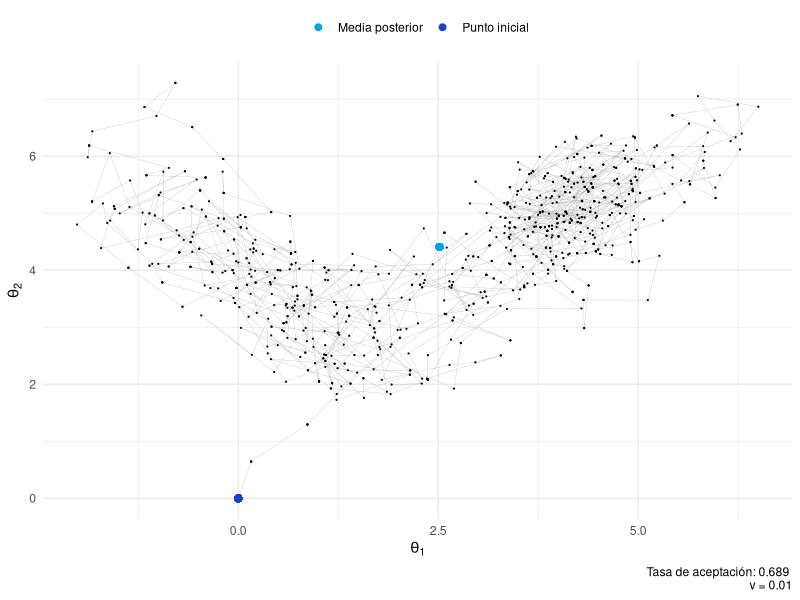
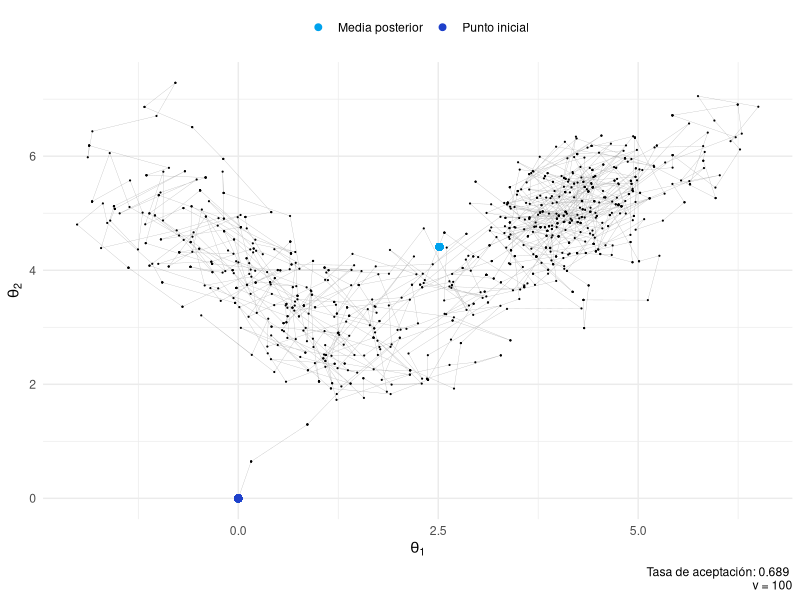
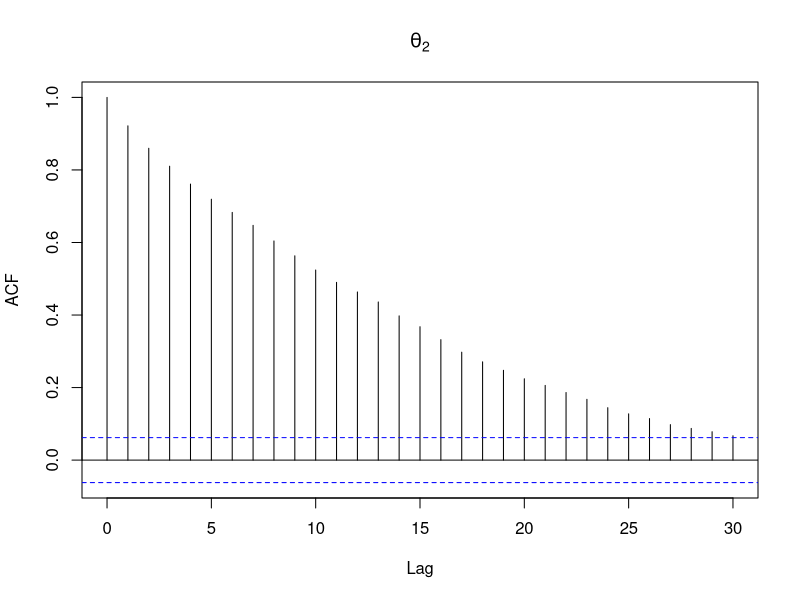
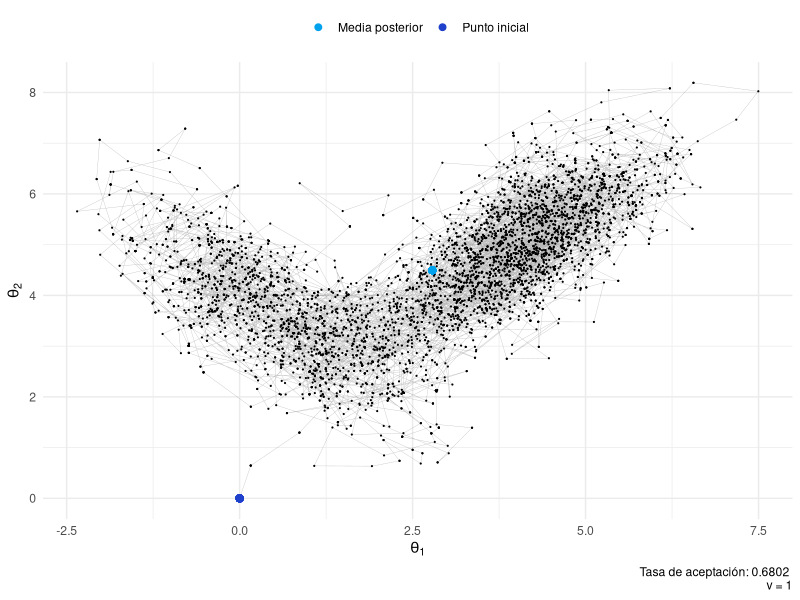
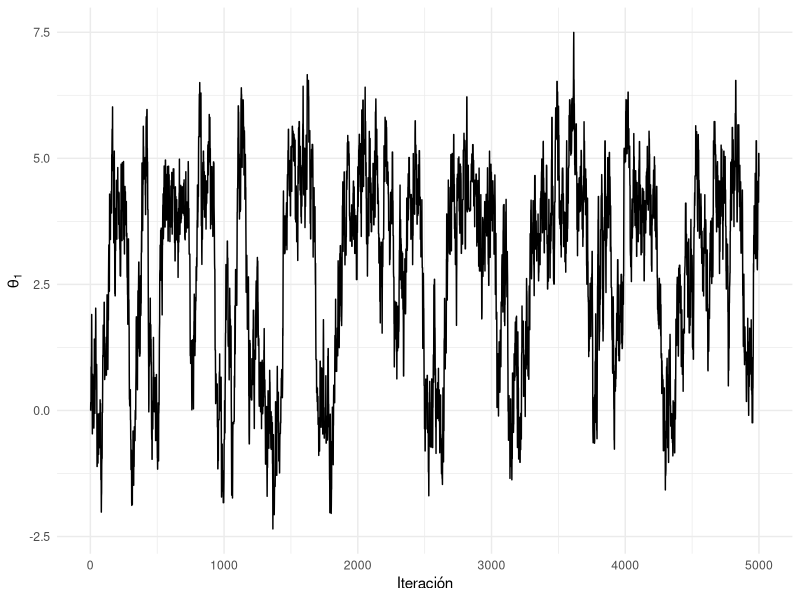
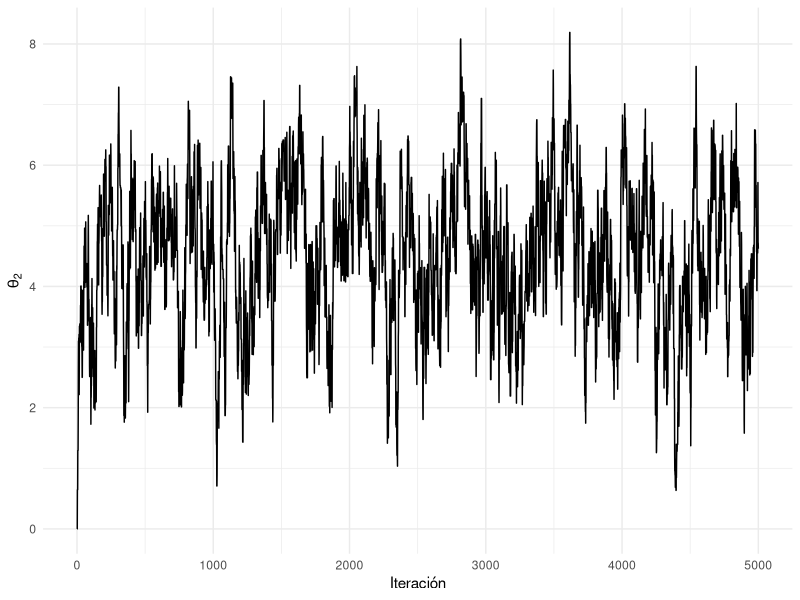
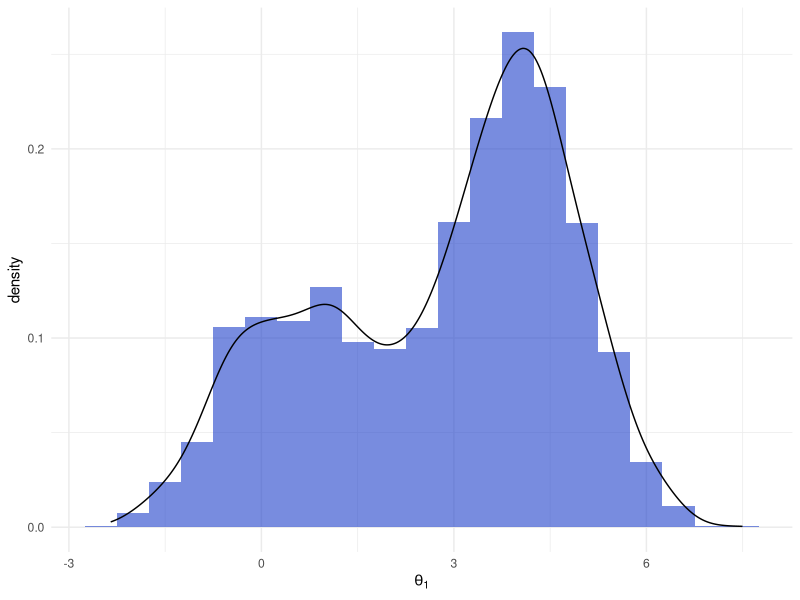
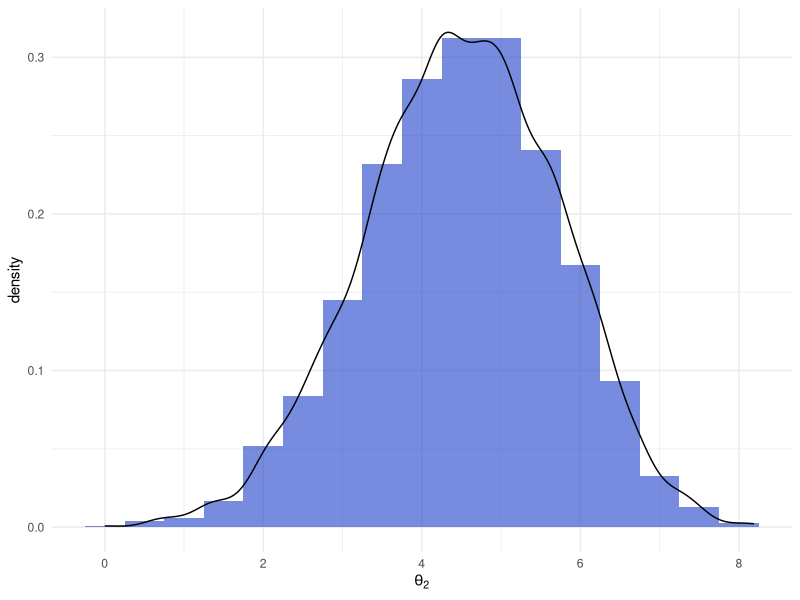

These charts were generated, in order, by the following R code:
## ---- chunk 1
library(rmarkdown)
library(tidyverse)
library(mvtnorm)
options(digits = 4)

knitr::opts_chunk$set(
  cache = FALSE,
  dpi = 300,
  echo = TRUE,
  fig.align = "center",
  fig.width = 9,
  fig.height = 6
)

theme_set(theme_minimal())
## ---- chunk 2
mu.1 <- c(4, 5)
mu.2 <- c(0.7, 3.5)
sigma.1 <- matrix(c(1, 0.7, 0.7, 1), 2, 2)
sigma.2 <- matrix(c(1, -0.7, -0.7, 1), 2, 2)
I.2 <- diag(2)

mix.norm <- function(x) {
  0.7 * dmvnorm(x, mean = mu.1, sigma = sigma.1) +
    0.3 * dmvnorm(x, mean = mu.2, sigma = sigma.2)
}

q <- function(a, b, c) {
  dmvnorm(a, mean = b, sigma = (c * I.2))
}

# Simulación
simulation <- function(n, init, v) {
  X <- matrix(c(NA, NA), 2, n)
  X[, 1] <- init
  count <- 0
  
  for (t in 1:(n - 1)) {
    x <- X[, t]
    y <- x + (2 * runif(2) - 1)
    U <- runif(1)
    MHR <- (mix.norm(y) * q(x, y, v)) /
      (mix.norm(x) * q(y, x, v))
    alpha <- min(1, MHR)
    if (U <= alpha) {
      X[, t + 1] <- y
    }
    else {
      X[, t + 1] <- x
    }
    ifelse(alpha != 1,
           count <- count + 1,
           count <- count)
  }
  
  prob <- count / n
  X <- data.frame(x = X[1, ], y = X[2, ], n = 1:n, prob = prob, v = v)
  
  return(X)
}

# Visualización
visualize <- function(X) {
  colours <-
    c("Punto inicial" = "#1e40ca",
      "Media posterior" = "#00a2ed")
  
  p.1 <- ggplot(X) +
    geom_path(aes(x = x, y = y), size = 0.1, alpha = 0.3) +
    geom_point(aes(x = x, y = y), size = 0.1) +
    geom_point(aes(x = x[1],
                   y = y[1],
                   colour = "Punto inicial"), size = 2) +
    geom_point(aes(
      x = mean(x),
      y = mean(y),
      colour = "Media posterior"
    ), size = 2) +
    labs(
      title = NULL,
      x = expression(theta[1]),
      y = expression(theta[2]),
      caption = paste("Tasa de aceptación:", X$prob[1],
                      "\nv =", X$v[1])
    ) +
    scale_colour_manual(name = NULL, values = colours) +
    theme(legend.position = "top")
  
  p.2 <- ggplot(X) +
    geom_line(aes(x = n, y = x)) +
    labs(title = NULL,
         x = "Iteración",
         y = expression(theta[1]))
  
  p.3 <- ggplot(X) +
    geom_line(aes(x = n, y = y)) +
    labs(title = NULL,
         x = "Iteración",
         y = expression(theta[2]))
  
  p.4 <- ggplot(X, aes(x = x, y = ..density..)) +
    geom_histogram(binwidth = 0.5,
                   fill = "#1e40ca",
                   alpha = 0.6) +
    geom_density() +
    labs(title = NULL,
         x = expression(theta[1]))
  
  p.5 <- ggplot(X, aes(x = y, y = ..density..)) +
    geom_histogram(binwidth = 0.5,
                   fill = "#1e40ca",
                   alpha = 0.6) +
    geom_density() +
    labs(title = NULL,
         x = expression(theta[2]))
  
  plots <- list(p.1, p.2, p.3, p.4, p.5)
  return(plots)
}
## ---- chunk 3
set.seed(181121)
visualize(simulation(1000, c(0, 0), 0.01))[[1]]
set.seed(181121)
visualize(simulation(1000, c(0, 0), 100))[[1]]
## ---- chunk 4
set.seed(181121)
Y <- simulation(1000, c(0, 0), 1)
acf(Y$y, main = expression(theta[2]))
## ---- chunk 5
set.seed(181121)
Y <- simulation(5000, c(0, 0), 1)
visualize(Y)[[1]]
visualize(Y)[[2]]
visualize(Y)[[3]]
visualize(Y)[[4]]
visualize(Y)[[5]]
## ---- chunk 6
n <- 100000
a <- 0
b <- pi / 3

set.seed(181121)
sim.u     <- runif(n, a, b)
sim.raw   <- sin(sim.u)
theta.raw <- cumsum(sim.raw) / (1:n)
theta.raw <- (b - a) * theta.raw
theta.1   <- tail(theta.raw, 1)
var.1     <- var(sim.raw)
## ---- chunk 7
sim.v     <- a + (b - sim.u)
sim.ant   <- (sin(sim.u) + sin(sim.v)) / 2
theta.ant <- cumsum(sim.ant) / (1:n)
theta.ant <- (b - a) * theta.ant
theta.2   <- tail(theta.ant, 1)
var.2     <- var(sim.ant)
## ---- chunk 8
k <- 1000

# Piloto
set.seed(181121)
u <- runif(k, a, b)
x <- pi / 2 - u
y <- cos(x)
alpha <- -lm(y ~ x)$coeff[2]

# Simulación
set.seed(181121)
u <- runif(n, a, b)
x <- pi / 2 - u
y <- cos(x)

sim.cv   <- y + alpha * (x - mean(x))
theta.cv <- cumsum(sim.cv) / (1:n)
theta.cv <- (b - a) * theta.cv
theta.3  <- tail(theta.cv, 1)
var.3    <- var(sim.cv)
## ---- chunk 9
df <- data.frame(n = 1:n,
                 raw = theta.raw,
                 ant = theta.ant,
                 cv = theta.cv)

colours <- c(
  "Monte Carlo crudo" = "#1e40ca",
  "Variables antitéticas" = "#00a2ed",
  "Variables de control" = "#051c2c"
)

ggplot(df) +
  geom_line(aes(x = n, y = raw, colour = "Monte Carlo crudo")) +
  geom_line(aes(x = n, y = ant, colour = "Variables antitéticas")) +
  geom_line(aes(x = n, y = cv, colour = "Variables de control")) +
  ylim(0.475, 0.525) +
  scale_colour_manual(name = NULL, values = colours) +
  labs(title = NULL,
       x = "n",
       y = expression(theta)) +
  theme(legend.position = "bottom")
## ---- chunk 10
obs <- c(4.59, 4.153, 2.46, 2.732, 2.973)
## ---- chunk 11
mean <- 3
sd <- 1

prob <- 0

for (i in 0:2) {
  p <- choose(5, i) *
    (pnorm(3, mean, sd)) ^ (i) *
    (1 - pnorm(3, mean, sd)) ^ (5 - i)
  prob <- prob + p
}

prob
